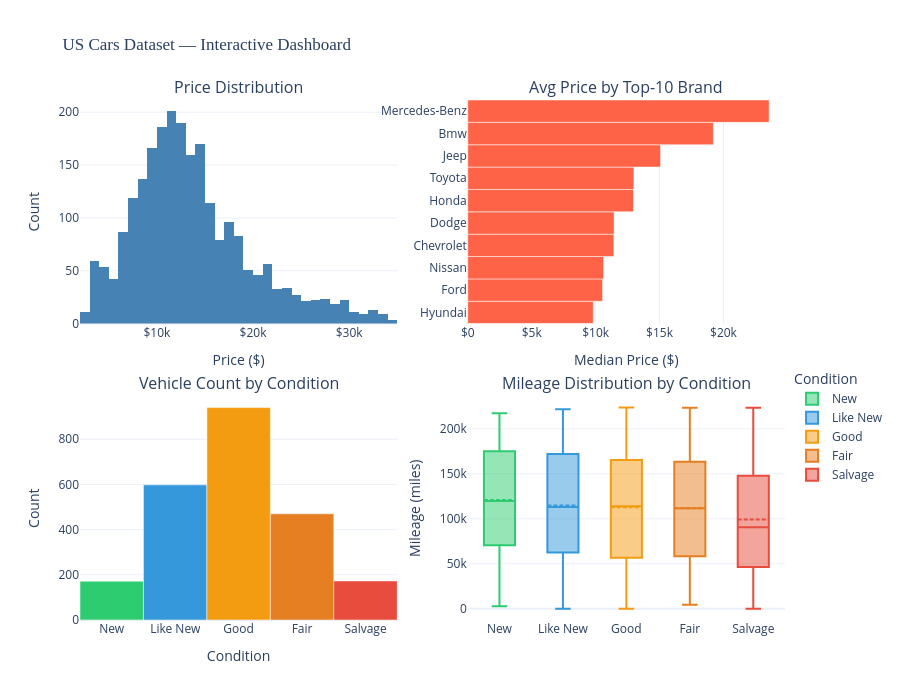

Notebook cell for this chart:
### Markdown cell above
---
## Bonus — Interactive Plotly Dashboard

A single Plotly figure combining price histogram, brand box plots, and a  
condition breakdown — all interactive with hover, zoom, and pan.

### Code cell
fig = make_subplots(
    rows=2, cols=2,
    subplot_titles=(
        'Price Distribution',
        'Avg Price by Top-10 Brand',
        'Vehicle Count by Condition',
        'Mileage Distribution by Condition',
    ),
    vertical_spacing   = 0.14,
    horizontal_spacing = 0.10,
)

# ── Top-left: Price histogram ─────────────────────────────────────────────────
fig.add_trace(
    go.Histogram(x=df['price'], nbinsx=60,
                 marker_color='steelblue', name='Price',
                 showlegend=False),
    row=1, col=1
)

# ── Top-right: Avg price by brand bar ────────────────────────────────────────
brand_avg = (df[df['brand'].isin(top10_brands)]
             .groupby('brand')['price'].median()
             .sort_values(ascending=True))
fig.add_trace(
    go.Bar(x=brand_avg.values, y=brand_avg.index,
           orientation='h', marker_color='tomato',
           name='Median Price', showlegend=False),
    row=1, col=2
)

# ── Bottom-left: Condition count ──────────────────────────────────────────────
cond_cnts = df['condition'].value_counts().reindex(cond_order).dropna()
fig.add_trace(
    go.Bar(x=cond_cnts.index, y=cond_cnts.values,
           marker_color=[COND_COLORS[c] for c in cond_cnts.index],
           name='Count', showlegend=False),
    row=2, col=1
)

# ── Bottom-right: Mileage box by condition ────────────────────────────────────
for cond in cond_order:
    sub = df[df['condition']==cond]['mileage']
    fig.add_trace(
        go.Box(y=sub, name=cond,
               marker_color=COND_COLORS[cond],
               boxmean=True, showlegend=True),
        row=2, col=2
    )

fig.update_layout(
    height     = 700,
    title_text = '🚗 US Cars Dataset — Interactive Dashboard',
    title_font = dict(size=17, family='Arial Black'),
    template   = 'plotly_white',
    legend     = dict(title='Condition', x=1.01, y=0.25),
)
fig.update_xaxes(title_text='Price ($)',  tickprefix='$', row=1, col=1)
fig.update_xaxes(title_text='Median Price ($)', tickprefix='$', row=1, col=2)
fig.update_xaxes(title_text='Condition',  row=2, col=1)
fig.update_yaxes(title_text='Count',      row=1, col=1)
fig.update_yaxes(title_text='Count',      row=2, col=1)
fig.update_yaxes(title_text='Mileage (miles)', row=2, col=2)

fig.show()

### Figure 1 — Plotly figure (JSON) as saved in the notebook; plotly's stock layout.template omitted (floating-point values rounded to 4 significant figures; data arrays with more than 128 entries replaced by an {"elided": "..."} marker saying what was removed)
{"data": [{"marker": {"color": "steelblue"}, "name": "Price", "nbinsx": 60, "showlegend": false, "type": "histogram", "x": {"elided": "2353 float values"}, "xaxis": "x", "yaxis": "y"}, {"marker": {"color": "tomato"}, "name": "Median Price", "orientation": "h", "showlegend": false, "type": "bar", "x": [9815.0, 10540.0, 10620.0, 11420.0, 11450.0, 12960.0, 12990.0, 15080.0, 19210.0, 23570.0], "xaxis": "x2", "y": ["Hyundai", "Ford", "Nissan", "Chevrolet", "Dodge", "Honda", "Toyota", "Jeep", "Bmw", "Mercedes-Benz"], "yaxis": "y2"}, {"marker": {"color": ["#2ECC71", "#3498DB", "#F39C12", "#E67E22", "#E74C3C"]}, "name": "Count", "showlegend": false, "type": "bar", "x": ["New", "Like New", "Good", "Fair", "Salvage"], "xaxis": "x3", "y": [172, 598, 940, 470, 173], "yaxis": "y3"}, {"boxmean": true, "marker": {"color": "#2ECC71"}, "name": "New", "showlegend": true, "type": "box", "xaxis": "x4", "y": {"elided": "172 int values"}, "yaxis": "y4"}, {"boxmean": true, "marker": {"color": "#3498DB"}, "name": "Like New", "showlegend": true, "type": "box", "xaxis": "x4", "y": {"elided": "598 int values"}, "yaxis": "y4"}, {"boxmean": true, "marker": {"color": "#F39C12"}, "name": "Good", "showlegend": true, "type": "box", "xaxis": "x4", "y": {"elided": "940 int values"}, "yaxis": "y4"}, {"boxmean": true, "marker": {"color": "#E67E22"}, "name": "Fair", "showlegend": true, "type": "box", "xaxis": "x4", "y": {"elided": "470 int values"}, "yaxis": "y4"}, {"boxmean": true, "marker": {"color": "#E74C3C"}, "name": "Salvage", "showlegend": true, "type": "box", "xaxis": "x4", "y": {"elided": "173 int values"}, "yaxis": "y4"}], "layout": {"annotations": [{"font": {"size": 16}, "showarrow": false, "text": "Price Distribution", "x": 0.225, "xanchor": "center", "xref": "paper", "y": 1.0, "yanchor": "bottom", "yref": "paper"}, {"font": {"size": 16}, "showarrow": false, "text": "Avg Price by Top-10 Brand", "x": 0.775, "xanchor": "center", "xref": "paper", "y": 1.0, "yanchor": "bottom", "yref": "paper"}, {"font": {"size": 16}, "showarrow": false, "text": "Vehicle Count by Condition", "x": 0.225, "xanchor": "center", "xref": "paper", "y": 0.43, "yanchor": "bottom", "yref": "paper"}, {"font": {"size": 16}, "showarrow": false, "text": "Mileage Distribution by Condition", "x": 0.775, "xanchor": "center", "xref": "paper", "y": 0.43, "yanchor": "bottom", "yref": "paper"}], "height": 700, "legend": {"title": {"text": "Condition"}, "x": 1.01, "y": 0.25}, "title": {"font": {"family": "Arial Black", "size": 17}, "text": "🚗 US Cars Dataset — Interactive Dashboard"}, "xaxis": {"anchor": "y", "domain": [0.0, 0.45], "tickprefix": "$", "title": {"text": "Price ($)"}}, "xaxis2": {"anchor": "y2", "domain": [0.55, 1.0], "tickprefix": "$", "title": {"text": "Median Price ($)"}}, "xaxis3": {"anchor": "y3", "domain": [0.0, 0.45], "title": {"text": "Condition"}}, "xaxis4": {"anchor": "y4", "domain": [0.55, 1.0]}, "yaxis": {"anchor": "x", "domain": [0.57, 1.0], "title": {"text": "Count"}}, "yaxis2": {"anchor": "x2", "domain": [0.57, 1.0]}, "yaxis3": {"anchor": "x3", "domain": [0.0, 0.43], "title": {"text": "Count"}}, "yaxis4": {"anchor": "x4", "domain": [0.0, 0.43], "title": {"text": "Mileage (miles)"}}}}
